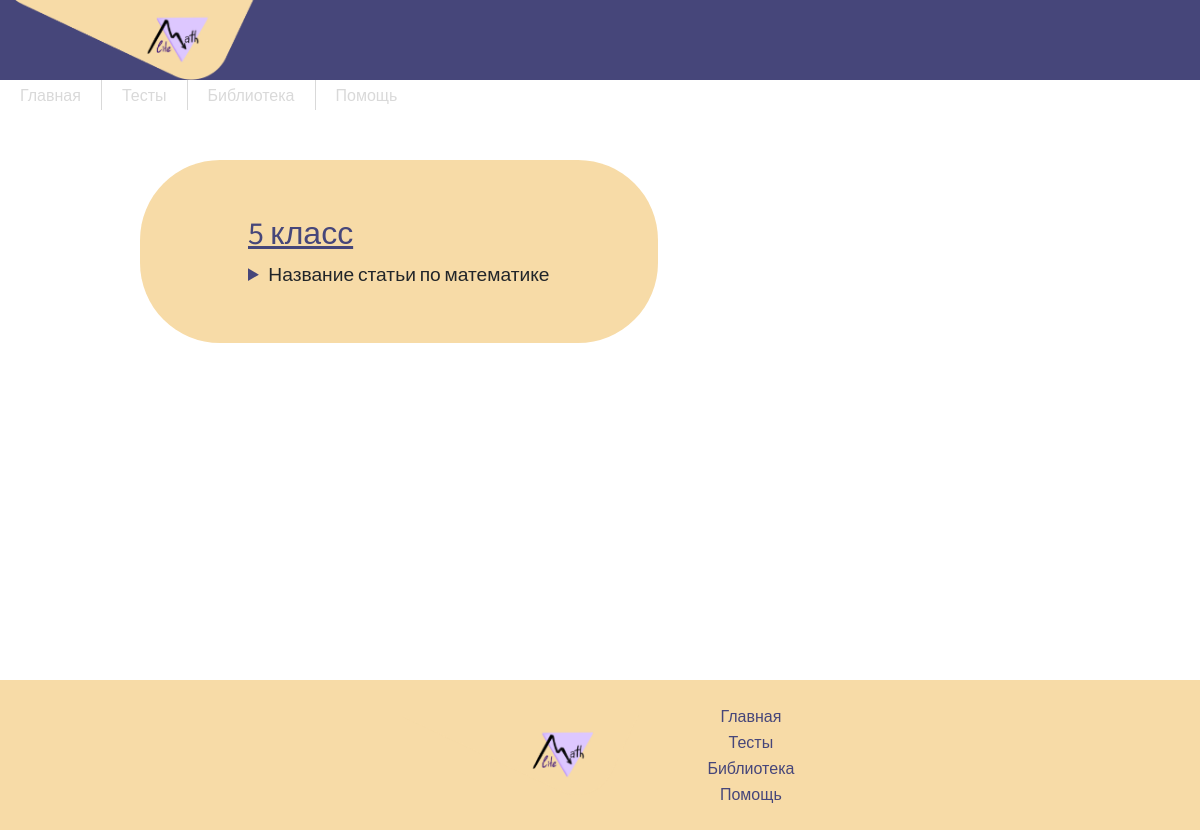
The app's page /5grade/, older data.
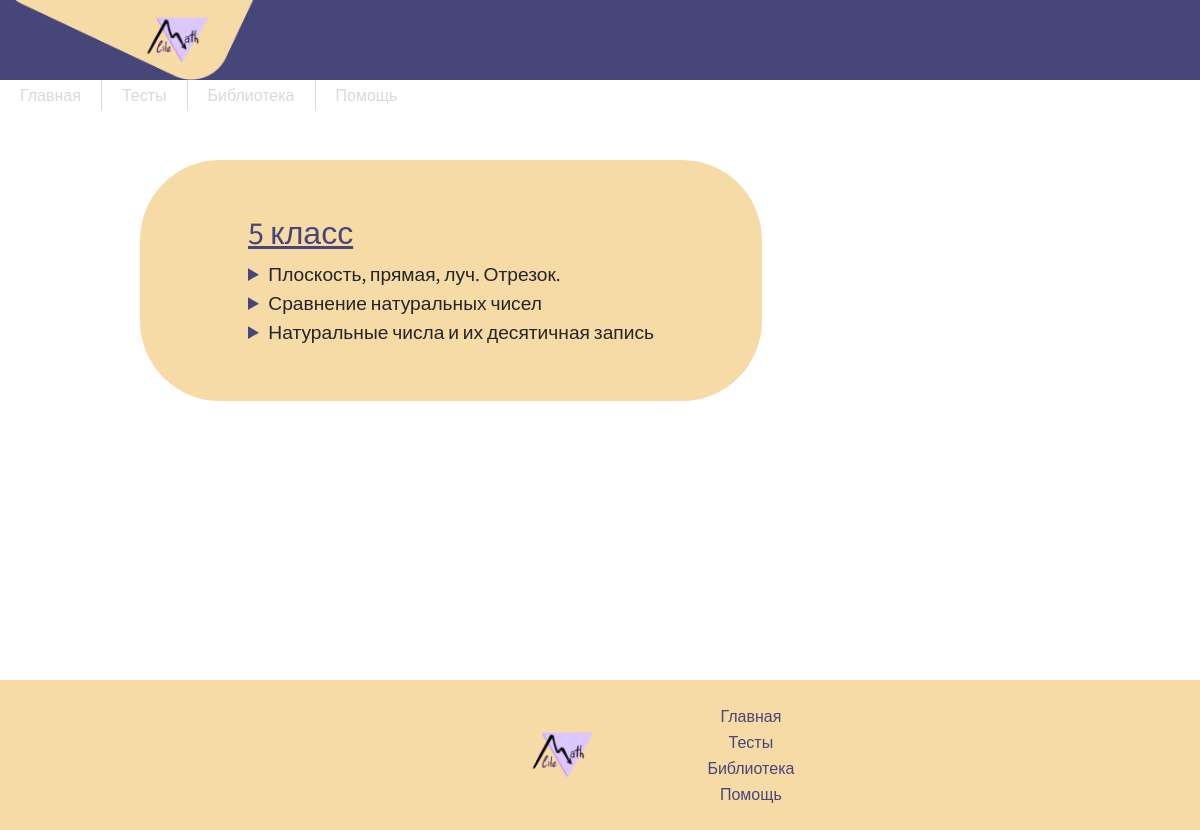
The same page, newer data.
### main/models.py (models this page shows, shortened)
class Task(models.Model):
    Category=[("5", '5класс'),("6", '6класс')]
    article_type = models.CharField(max_length=2, choices=Category, default='', blank=True)
    title = models.CharField('Название', max_length = 50)
    task = models.TextField('Описание')
    class Meta:
        verbose_name = 'Статья'
        verbose_name_plural = 'Статьи'

### main/views.py (the view)
# urls.py: path('5grade/', views.grade5, name='5grade'),
def grade5(request):
    articles = Task.objects.order_by('-id')
    return render(request, 'main/5grade.html', {'title': "5 класс", "articles": articles})

### main/templates/main/5grade.html (shortened to what this page needs)
{% extends 'main/base.html'%}
{% block main %}
<div style="font-size:larger; font-family: 'Source Sans Pro', sans-serif!important; background-color: #F7DBA7; border-radius: 80px; padding: 5% 10%; margin: 10vh;">
    <div style="text-decoration: underline; display: flex; flex-direction: row; justify-content: flex-start; color: #46467A;">
        <h2>5 класс</h2>
    </div>
{% if articles %}
    {% for el in articles %}
            {% if el.article_type == "5" %}
                <details>
                <summary><a>{{el.title}}</summary>
              </details>
            {% endif %}
    {% endfor %}
{% endif %}
</div>
<br><br>
{% endblock main %}

Row changes from the older to the newer data that the page shows:
removed Task: title "Название статьи по математике"
added Task: title "Плоскость, прямая, луч. Отрезок."
added Task: title "Сравнение натуральных чисел"
added Task: title "Натуральные числа и их десятичная запись"
